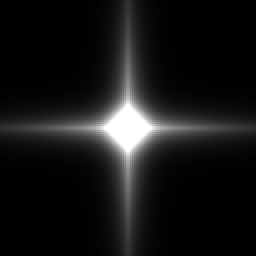
#> input picture tools/marble05/viewer/glint.png, 128 x 128 px (shown 2 times larger)
$ python align.py viewer/bubble.png viewer/glint.png viewer/glint.png viewer/glint.png viewer/glint.png out.png
#> lines starting #> are read from the running program, lines starting #| are printed output that depends on the picture
"""Fit the input-picture camera inside a Marble world: homography between a guess render (known camera) and the picture.
python3 -I align.py <render.png> <picture.png> <render_fov> <lookx,looky,lookz> <out.json> [check.jpg]"""
import sys, json, math, numpy as np, cv2
ren_p, ref_p, rfov, look, out = sys.argv[1:6]
W, H = 540, 960
ref = cv2.resize(cv2.imread(ref_p), (W, H)); ren = cv2.resize(cv2.imread(ren_p), (W, H))
#> after `ref = cv2.resize(cv2.imread(ref_p), (W, H))`:
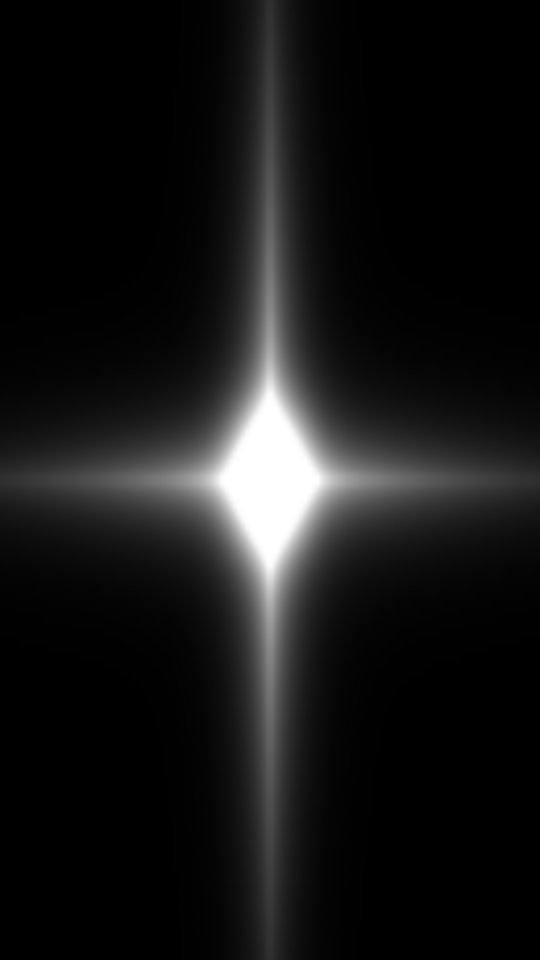
#> ref: shape (960, 540, 3); min 0, max 255, mean 22
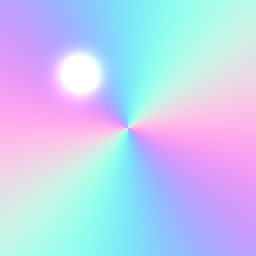
#> input picture tools/marble05/viewer/bubble.png, 128 x 128 px (shown 2 times larger)
#> after `ren = cv2.resize(cv2.imread(ren_p), (W, H))`:
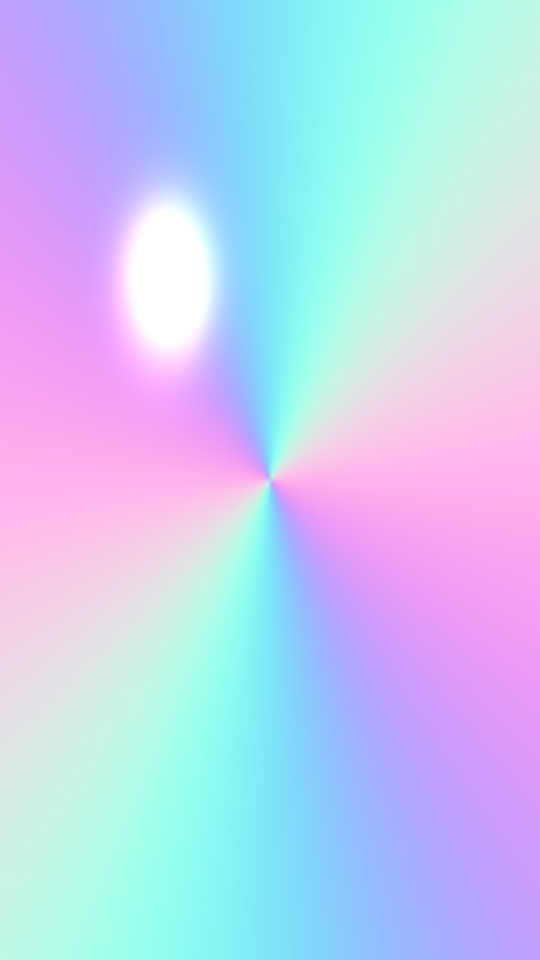
#> ren: shape (960, 540, 3); mean B, G, R 241.9, 206.3, 193
sift = cv2.SIFT_create(5000)
k1, d1 = sift.detectAndCompute(cv2.cvtColor(ren, cv2.COLOR_BGR2GRAY), None)
#> k1 = 3 keypoints; (x, y, size): (166, 275, 81.9), (229, 401, 71.9), (229, 401, 71.9)
k2, d2 = sift.detectAndCompute(cv2.cvtColor(ref, cv2.COLOR_BGR2GRAY), None)
#> k2 = 10 keypoints; (x, y, size): (270, 480, 104.6), (270, 480, 104.6), (270, 480, 104.6), (270, 480, 104.6), (190, 395, 64.4), (189, 565, 64.5), (351, 394, 65.2), (351, 565, 65.3), (143, 480, 40.6), (143, 480, 40.6)
good = [a for a, b in cv2.BFMatcher().knnMatch(d1, d2, k=2) if a.distance < 0.75 * b.distance]
#> good = []
p1 = np.float32([k1[a.queryIdx].pt for a in good]); p2 = np.float32([k2[a.trainIdx].pt for a in good])
#> after `p1 = np.float32([k1[a.queryIdx].pt for a in good])`: p1 = empty array
#> after `p2 = np.float32([k2[a.trainIdx].pt for a in good])`: p2 = empty array
#> (the run stopped early here; a loop or call above may not have finished)
